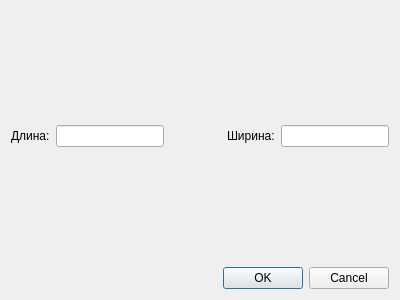
<?xml version="1.0" encoding="UTF-8"?>
<ui version="4.0">
 <class>DialogPreferences</class>
 <widget class="QDialog" name="DialogPreferences">
  <property name="geometry">
   <rect>
    <x>0</x>
    <y>0</y>
    <width>400</width>
    <height>300</height>
   </rect>
  </property>
  <property name="windowTitle">
   <string>Dialog</string>
  </property>
  <layout class="QVBoxLayout" name="verticalLayout">
   <item>
    <spacer name="verticalSpacer_2">
     <property name="orientation">
      <enum>Qt::Vertical</enum>
     </property>
     <property name="sizeHint" stdset="0">
      <size>
       <width>20</width>
       <height>40</height>
      </size>
     </property>
    </spacer>
   </item>
   <item>
    <layout class="QHBoxLayout" name="horizontalLayout">
     <item>
      <widget class="QLabel" name="label">
       <property name="text">
        <string>Длина:</string>
       </property>
      </widget>
     </item>
     <item>
      <widget class="QLineEdit" name="edit_length"/>
     </item>
     <item>
      <spacer name="horizontalSpacer">
       <property name="orientation">
        <enum>Qt::Horizontal</enum>
       </property>
       <property name="sizeHint" stdset="0">
        <size>
         <width>40</width>
         <height>20</height>
        </size>
       </property>
      </spacer>
     </item>
     <item>
      <widget class="QLabel" name="label_2">
       <property name="text">
        <string>Ширина:</string>
       </property>
      </widget>
     </item>
     <item>
      <widget class="QLineEdit" name="edit_width"/>
     </item>
    </layout>
   </item>
   <item>
    <spacer name="verticalSpacer">
     <property name="orientation">
      <enum>Qt::Vertical</enum>
     </property>
     <property name="sizeHint" stdset="0">
      <size>
       <width>20</width>
       <height>40</height>
      </size>
     </property>
    </spacer>
   </item>
   <item>
    <widget class="QDialogButtonBox" name="buttonBox">
     <property name="orientation">
      <enum>Qt::Horizontal</enum>
     </property>
     <property name="standardButtons">
      <set>QDialogButtonBox::Cancel|QDialogButtonBox::Ok</set>
     </property>
    </widget>
   </item>
  </layout>
 </widget>
 <resources/>
 <connections>
  <connection>
   <sender>buttonBox</sender>
   <signal>accepted()</signal>
   <receiver>DialogPreferences</receiver>
   <slot>accept()</slot>
   <hints>
    <hint type="sourcelabel">
     <x>248</x>
     <y>254</y>
    </hint>
    <hint type="destinationlabel">
     <x>157</x>
     <y>274</y>
    </hint>
   </hints>
  </connection>
  <connection>
   <sender>buttonBox</sender>
   <signal>rejected()</signal>
   <receiver>DialogPreferences</receiver>
   <slot>reject()</slot>
   <hints>
    <hint type="sourcelabel">
     <x>316</x>
     <y>260</y>
    </hint>
    <hint type="destinationlabel">
     <x>286</x>
     <y>274</y>
    </hint>
   </hints>
  </connection>
 </connections>
</ui>
